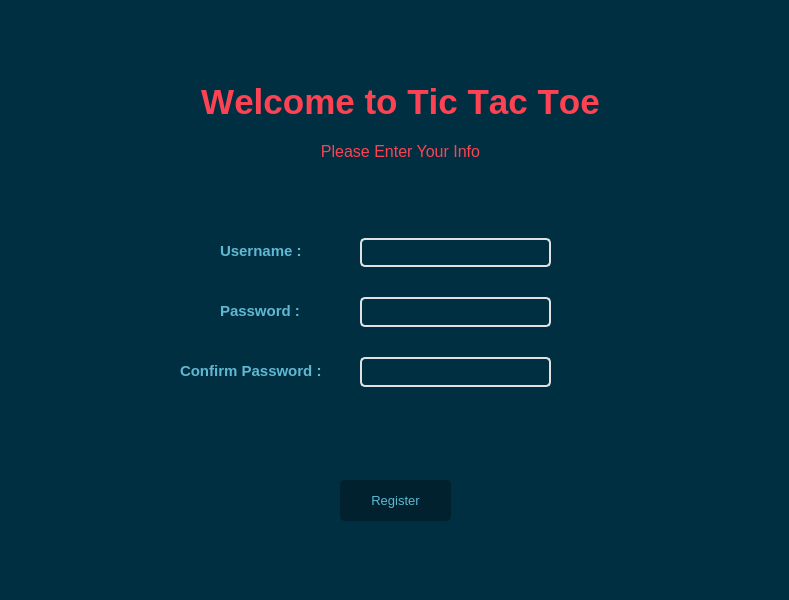
<?xml version="1.0" encoding="UTF-8"?>
<ui version="4.0">
 <class>SignUp</class>
 <widget class="QDialog" name="SignUp">
  <property name="geometry">
   <rect>
    <x>0</x>
    <y>0</y>
    <width>789</width>
    <height>600</height>
   </rect>
  </property>
  <property name="font">
   <font>
    <family>Calibri</family>
    <pointsize>10</pointsize>
   </font>
  </property>
  <property name="windowTitle">
   <string>Dialog</string>
  </property>
  <property name="styleSheet">
   <string notr="true">background-color: rgb(0, 47, 65);</string>
  </property>
  <widget class="QLineEdit" name="lineEdit">
   <property name="geometry">
    <rect>
     <x>360</x>
     <y>238</y>
     <width>191</width>
     <height>29</height>
    </rect>
   </property>
   <property name="font">
    <font>
     <family>Calibri</family>
     <pointsize>12</pointsize>
    </font>
   </property>
   <property name="styleSheet">
    <string notr="true">color: rgb(97, 184, 211);
border: 2px solid rgb(225, 225, 225);
border-radius: 5px;</string>
   </property>
  </widget>
  <widget class="QLineEdit" name="lineEdit_3">
   <property name="geometry">
    <rect>
     <x>360</x>
     <y>297</y>
     <width>191</width>
     <height>30</height>
    </rect>
   </property>
   <property name="font">
    <font>
     <family>Calibri</family>
     <pointsize>12</pointsize>
    </font>
   </property>
   <property name="styleSheet">
    <string notr="true">color: rgb(97, 184, 211);
border: 2px solid rgb(225, 225, 225);
border-radius: 5px;</string>
   </property>
   <property name="echoMode">
    <enum>QLineEdit::Password</enum>
   </property>
  </widget>
  <widget class="QLabel" name="Username">
   <property name="enabled">
    <bool>true</bool>
   </property>
   <property name="geometry">
    <rect>
     <x>220</x>
     <y>240</y>
     <width>101</width>
     <height>22</height>
    </rect>
   </property>
   <property name="sizePolicy">
    <sizepolicy hsizetype="Preferred" vsizetype="Preferred">
     <horstretch>0</horstretch>
     <verstretch>0</verstretch>
    </sizepolicy>
   </property>
   <property name="font">
    <font>
     <family>Segoe UI</family>
     <pointsize>11</pointsize>
     <bold>true</bold>
    </font>
   </property>
   <property name="styleSheet">
    <string notr="true">color: rgb(97, 184, 211);</string>
   </property>
   <property name="text">
    <string>Username :</string>
   </property>
  </widget>
  <widget class="QLabel" name="Password">
   <property name="geometry">
    <rect>
     <x>220</x>
     <y>300</y>
     <width>91</width>
     <height>22</height>
    </rect>
   </property>
   <property name="font">
    <font>
     <family>Segoe UI</family>
     <pointsize>11</pointsize>
     <bold>true</bold>
    </font>
   </property>
   <property name="styleSheet">
    <string notr="true">color: rgb(97, 184, 211);</string>
   </property>
   <property name="text">
    <string>Password :</string>
   </property>
  </widget>
  <widget class="QLineEdit" name="lineEdit_4">
   <property name="geometry">
    <rect>
     <x>360</x>
     <y>357</y>
     <width>191</width>
     <height>30</height>
    </rect>
   </property>
   <property name="font">
    <font>
     <family>Calibri</family>
     <pointsize>12</pointsize>
    </font>
   </property>
   <property name="styleSheet">
    <string notr="true">color: rgb(97, 184, 211);
border: 2px solid rgb(225, 225, 225);
border-radius: 5px;</string>
   </property>
   <property name="echoMode">
    <enum>QLineEdit::Password</enum>
   </property>
  </widget>
  <widget class="QLabel" name="confirmpass">
   <property name="geometry">
    <rect>
     <x>180</x>
     <y>360</y>
     <width>171</width>
     <height>22</height>
    </rect>
   </property>
   <property name="font">
    <font>
     <family>Segoe UI</family>
     <pointsize>11</pointsize>
     <bold>true</bold>
    </font>
   </property>
   <property name="styleSheet">
    <string notr="true">color: rgb(97, 184, 211);</string>
   </property>
   <property name="text">
    <string>Confirm Password :</string>
   </property>
  </widget>
  <widget class="QPushButton" name="Register">
   <property name="geometry">
    <rect>
     <x>340</x>
     <y>480</y>
     <width>111</width>
     <height>41</height>
    </rect>
   </property>
   <property name="font">
    <font>
     <family>Segoe UI</family>
     <pointsize>10</pointsize>
     <bold>false</bold>
    </font>
   </property>
   <property name="styleSheet">
    <string notr="true">QPushButton{
color: rgb(93, 184, 211);
background-color: rgb(0, 33, 45);
border: 3px solid;
border-radius: 5px;
border-color: rgb(0, 33, 45);
}
QPushButton:Hover{
border-color: rgb(0, 35, 48);
background-color: rgb(0, 35, 48);
}
QPushButton:Pressed{
background-color: rgb(93, 184, 211);
color:rgb(0, 33, 45);
border-color: rgb(93, 184, 211);
}</string>
   </property>
   <property name="text">
    <string>Register</string>
   </property>
  </widget>
  <widget class="QWidget" name="layoutWidget">
   <property name="geometry">
    <rect>
     <x>160</x>
     <y>80</y>
     <width>481</width>
     <height>93</height>
    </rect>
   </property>
   <layout class="QVBoxLayout" name="verticalLayout">
    <item>
     <widget class="QLabel" name="label_6">
      <property name="font">
       <font>
        <family>Segoe UI</family>
        <pointsize>26</pointsize>
        <bold>true</bold>
        <kerning>false</kerning>
       </font>
      </property>
      <property name="styleSheet">
       <string notr="true">color: rgb(253, 66, 83);</string>
      </property>
      <property name="text">
       <string>Welcome to Tic Tac Toe</string>
      </property>
      <property name="textFormat">
       <enum>Qt::AutoText</enum>
      </property>
      <property name="alignment">
       <set>Qt::AlignCenter</set>
      </property>
     </widget>
    </item>
    <item>
     <widget class="QLabel" name="label_7">
      <property name="font">
       <font>
        <family>Segoe UI</family>
        <pointsize>12</pointsize>
       </font>
      </property>
      <property name="layoutDirection">
       <enum>Qt::LeftToRight</enum>
      </property>
      <property name="styleSheet">
       <string notr="true">color: rgb(253, 66, 83);</string>
      </property>
      <property name="text">
       <string>Please Enter Your Info</string>
      </property>
      <property name="alignment">
       <set>Qt::AlignCenter</set>
      </property>
     </widget>
    </item>
   </layout>
  </widget>
  <widget class="QLabel" name="match">
   <property name="geometry">
    <rect>
     <x>260</x>
     <y>410</y>
     <width>281</width>
     <height>20</height>
    </rect>
   </property>
   <property name="font">
    <font>
     <family>Segoe UI</family>
     <pointsize>10</pointsize>
     <bold>true</bold>
    </font>
   </property>
   <property name="styleSheet">
    <string notr="true">color: rgb(97, 184, 211);</string>
   </property>
   <property name="text">
    <string/>
   </property>
   <property name="alignment">
    <set>Qt::AlignCenter</set>
   </property>
  </widget>
  <widget class="QLabel" name="label">
   <property name="geometry">
    <rect>
     <x>250</x>
     <y>440</y>
     <width>291</width>
     <height>20</height>
    </rect>
   </property>
   <property name="font">
    <font>
     <pointsize>10</pointsize>
     <bold>true</bold>
    </font>
   </property>
   <property name="styleSheet">
    <string notr="true">color: rgb(97, 184, 211);</string>
   </property>
   <property name="text">
    <string/>
   </property>
   <property name="alignment">
    <set>Qt::AlignCenter</set>
   </property>
  </widget>
 </widget>
 <resources/>
 <connections/>
</ui>
